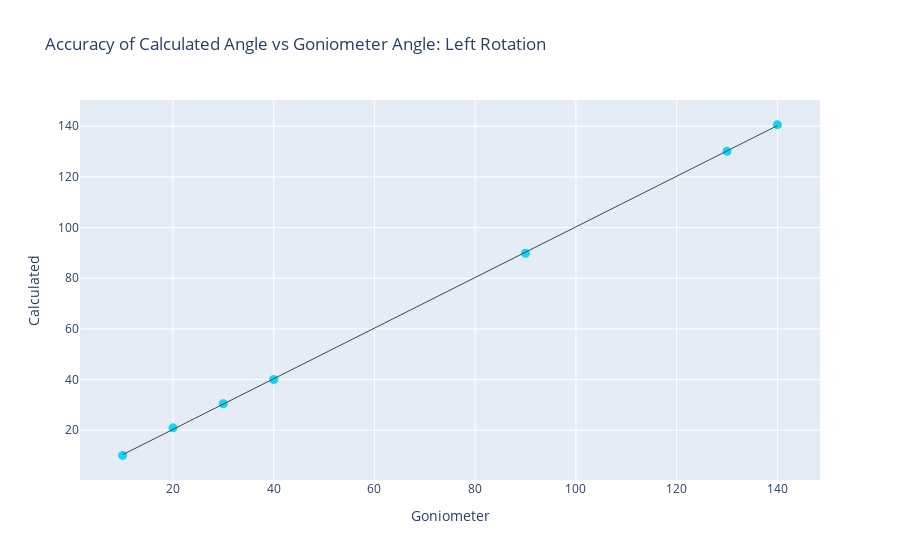

Write notebook code for a chart like this one.
### Code cell
fig = px.scatter(leftdf, x="Goniometer", y="Calculated", trendline="ols", title="Accuracy of Calculated Angle vs Goniometer Angle: Left Rotation")
fig.update_traces(marker=dict(size=9, color="#19D3F3"),selector=dict(mode='markers'))
fig.update_traces(line=dict(width=1, color="DarkSlateGrey"))
fig.update
fig.show()

### Figure 1 — Plotly figure (JSON) as saved in the notebook; plotly's stock layout.template omitted (floating-point values rounded to 4 significant figures)
{"data": [{"hovertemplate": "Goniometer=%{x}<br>Calculated=%{y}<extra></extra>", "legendgroup": "", "line": {"color": "DarkSlateGrey", "width": 1}, "marker": {"color": "#19D3F3", "size": 9, "symbol": "circle"}, "mode": "markers", "name": "", "showlegend": false, "type": "scatter", "x": [10, 20, 30, 40, 90, 130, 140], "xaxis": "x", "y": [10.04, 20.92, 30.42, 40, 89.85, 130.1, 140.6], "yaxis": "y"}, {"hovertemplate": "<b>OLS trendline</b><br>Calculated = 0.999282 * Goniometer + 0.321464<br>R<sup>2</sup>=0.999949<br><br>Goniometer=%{x}<br>Calculated=%{y} <b>(trend)</b><extra></extra>", "legendgroup": "", "line": {"color": "DarkSlateGrey", "width": 1}, "marker": {"color": "#636efa", "symbol": "circle"}, "mode": "lines", "name": "", "showlegend": false, "type": "scatter", "x": [10, 20, 30, 40, 90, 130, 140], "xaxis": "x", "y": [10.31, 20.31, 30.3, 40.29, 90.26, 130.2, 140.2], "yaxis": "y"}], "layout": {"legend": {"tracegroupgap": 0}, "title": {"text": "Accuracy of Calculated Angle vs Goniometer Angle: Left Rotation"}, "xaxis": {"anchor": "y", "domain": [0, 1], "title": {"text": "Goniometer"}}, "yaxis": {"anchor": "x", "domain": [0, 1], "title": {"text": "Calculated"}}}}
